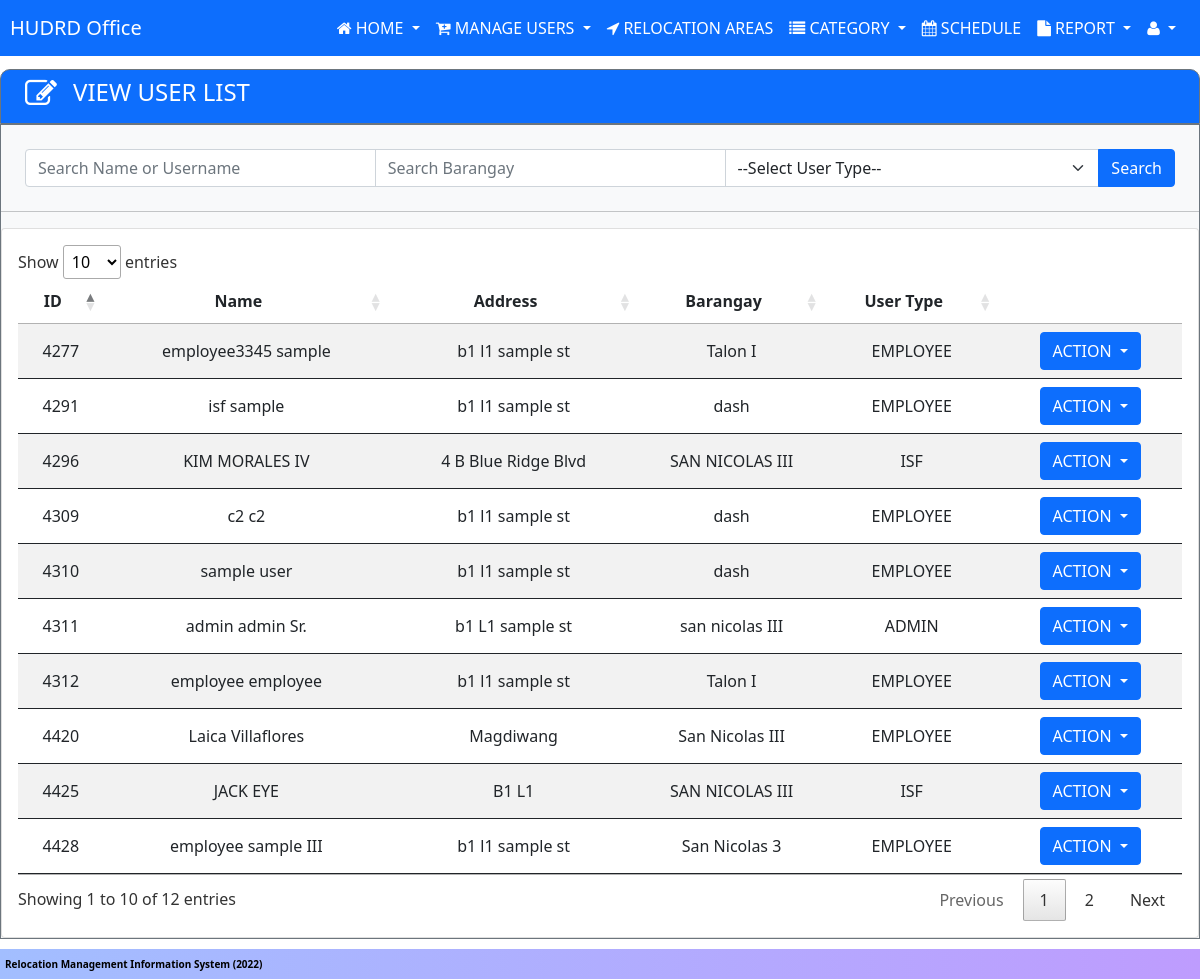
The app's page /userData/hudrd/hudrd-viewUsers.php (signed in), older data.
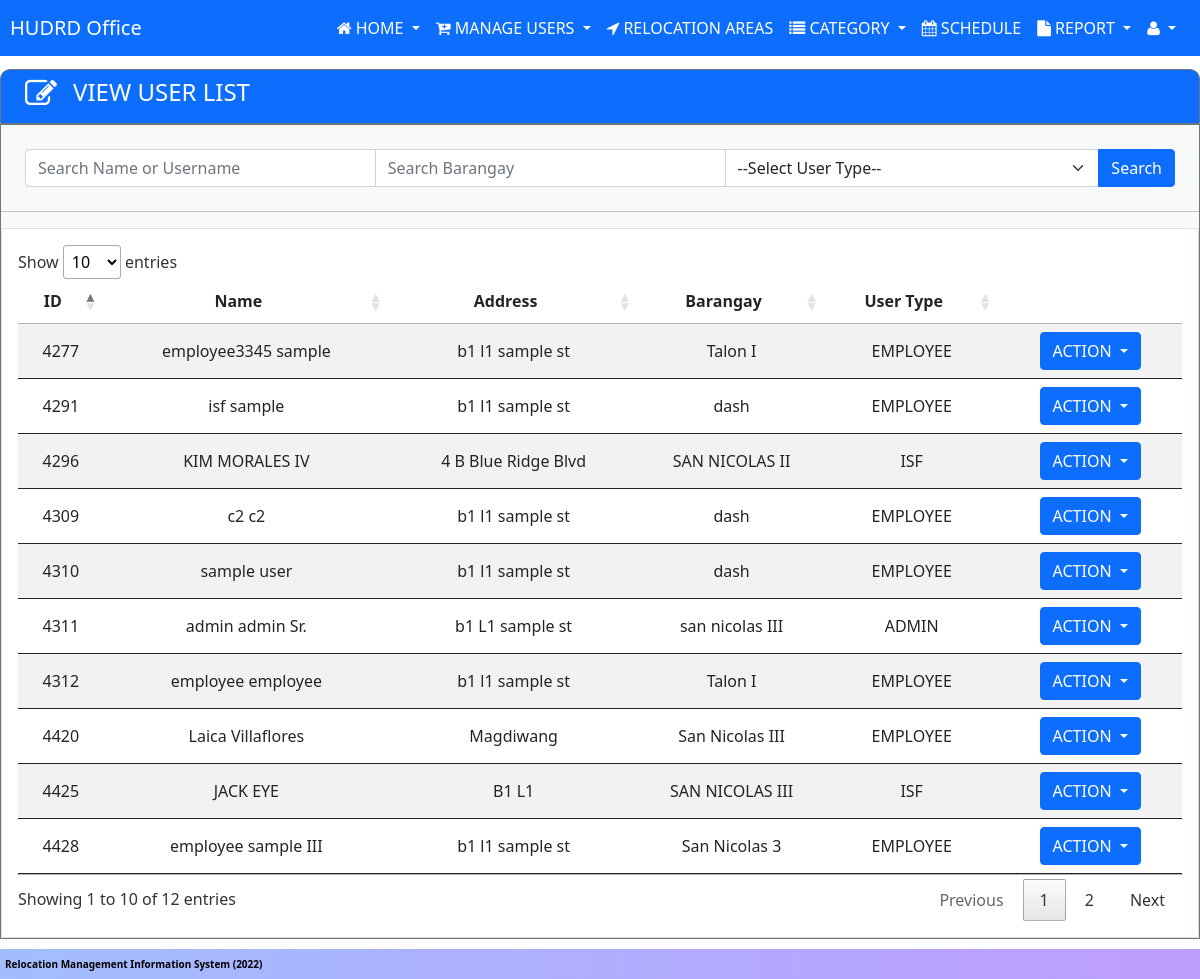
The same page, newer data.
### tables this page shows
CREATE TABLE `tbl_accounts` (
  `acc_id` int(11) NOT NULL AUTO_INCREMENT,
  `user_name` varchar(100) NOT NULL,
  `password` varchar(100) NOT NULL,
  `user_id` int(11) NOT NULL,
  PRIMARY KEY (`acc_id`),
  KEY `fk_acc_user_id` (`user_id`),
  CONSTRAINT `fk_acc_user_id` FOREIGN KEY (`user_id`) REFERENCES `tbl_users` (`user_id`) ON DELETE CASCADE ON UPDATE CASCADE
);

CREATE TABLE `tbl_users` (
  `user_id` int(11) NOT NULL AUTO_INCREMENT,
  `fname` varchar(100) NOT NULL,
  `mname` varchar(100) NOT NULL,
  `lname` varchar(100) NOT NULL,
  `ename` varchar(50) NOT NULL,
  `detailed_add` varchar(100) NOT NULL,
  `barangay` varchar(100) NOT NULL,
  `city` varchar(100) NOT NULL,
  `gender` varchar(255) NOT NULL,
  `age` int(11) NOT NULL,
  `bday` date NOT NULL,
  `contact_no` varchar(50) NOT NULL,
  `email` varchar(100) NOT NULL,
  `resetCode` varchar(10) NOT NULL,
  `user_type` varchar(50) NOT NULL,
  PRIMARY KEY (`user_id`)
);

### includes/viewUserListModal.php (the view, shortened to what the changed rows need)
<div class="dropdown">
    <button class="btn btn-primary dropdown-toggle" id="dropdownMenu1" type="button" data-bs-toggle="dropdown">
        ACTION
    </button>
</div>

### userData/hudrd/hudrd-viewUsers.php (shortened to what the changed rows need)
<?php include '../../includes/header.php';
?>
<div class="bg-light  me-auto ms-auto border-1 border-secondary border" style="min-height: 72vh;">
    <div class="card">
        <div class="card-body ">
            <table class=" table table-hover table-striped  table-responsive nowrap w-100" id="example">
                <thead>
                    <tr class="text-center">
                        <th>ID</th>
                        <th>Name</th>
                        <th>Address</th>
                        <th>Barangay</th>
                        <th>User Type</th>
                        <th></th>
                    </tr>
                </thead>
                <tbody>
                    <?php
                    require_once '../../includes/conn.php';
                    if (isset($_POST['submitSearch'])) {
                        $searchName = $conn->real_escape_string($_POST['searchKey']);
                        $searchBarangay = $conn->real_escape_string($_POST['barangay_filter']);
                        $searchType = $conn->real_escape_string($_POST['user_type_filter']);
                        $sql = "SELECT tbl_users.user_id,tbl_users.fname,tbl_users.mname,tbl_users.lname,tbl_users.ename,tbl_users.detailed_add,tbl_users.barangay,tbl_users.city,tbl_users.gender,tbl_users.bday,tbl_users.age,tbl_users.contact_no,tbl_users.email,tbl_users.user_type,tbl_accounts.user_name,tbl_employees.job_position,tbl_employees.job_description,tbl_employees.hire_date,tbl_employees.salary FROM tbl_users INNER JOIN tbl_accounts ON tbl_users.user_id = tbl_accounts.user_id LEFT OUTER JOIN tbl_employees ON tbl_users.user_id = tbl_employees.user_id";
                        $condition = array();
                        if (!empty($searchName)) {
                            array_push($condition, "(tbl_users.fname LIKE '%$searchName%' OR tbl_users.lname LIKE '%$searchName%' OR tbl_users.ename LIKE '%$searchName%' OR tbl_accounts.user_name LIKE '%$searchName%' OR CONCAT(fname,' ',lname) LIKE '%$searchName%' OR CONCAT(fname,' ',lname,' ',ename) LIKE '%$searchName%' )");
                        }
                        if (!empty($searchBarangay)) {
                            array_push($condition, "tbl_users.barangay LIKE '%$searchBarangay%' ");
                        }
                        if (!empty($searchType)) {
                            array_push($condition, "tbl_users.user_type = '$searchType'");
                        }
                        $query = $sql;
                        if (count($condition) > 0) {
                            $query .= " WHERE " . implode(' AND ', $condition);
                        }
                        $result = $conn->query($query);
                        if (mysqli_num_rows($result) > 0) {
                            while ($row = $result->fetch_assoc()) :
                    ?>
                    <tr>
                        <td><?php echo $row['user_id'] ?></td>
                        <td><?php echo $row['fname'] . " " . $row['lname'] . " " . $row['ename'] ?></td>
                        <td><?php echo $row['detailed_add'] ?></td>
                        <td><?php echo $row['barangay'] ?></td>
                        <td><?php echo $row['user_type'] ?></td>
                        <td class="text-center">
                            <?php include "../../includes/viewUserListModal.php" ?>
                        </td>
                    </tr>
                    <?php
                            endwhile;
                        } else {
                            echo '<td colspan="5" class=" text-danger text-center">
                    NO RECORDS FOUND
                    </td>';
                        }
                        ?>
                    <?php
                    } else {
                        $query = $conn->query("SELECT tbl_users.user_id,tbl_users.fname,tbl_users.mname,tbl_users.lname,tbl_users.ename,tbl_users.detailed_add,tbl_users.barangay,tbl_users.city,tbl_users.gender,tbl_users.bday,tbl_users.age,tbl_users.contact_no,tbl_users.email,tbl_users.user_type,tbl_accounts.user_name,tbl_employees.job_position,tbl_employees.job_description,tbl_employees.hire_date,tbl_employees.salary FROM tbl_users INNER JOIN tbl_accounts ON tbl_users.user_id = tbl_accounts.user_id LEFT OUTER JOIN tbl_employees ON tbl_users.user_id = tbl_employees.user_id");
                        if (mysqli_num_rows($query) > 0) {
                            while ($row = mysqli_fetch_array($query)) :
                        ?>
                    <tr>
                        <td><?php echo $row['user_id'] ?></td>
                        <td><?php echo $row['fname'] . " " . $row['lname'] . " " . $row['ename'] ?></td>
                        <td><?php echo $row['detailed_add'] ?></td>
                        <td><?php echo $row['barangay'] ?></td>
                        <td><?php echo $row['user_type'] ?></td>
                        <td class="text-center">
                            <?php include "../../includes/viewUserListModal.php" ?>
                        </td>
                    </tr>
                    <?php
                            endwhile;
                        } else {
                            echo '<td colspan="5" class=" text-danger text-center">
                    NO RECORDS FOUND
                    </td>';
                        }
                    }
                    ?>
                </tbody>
            </table>
        </div>
    </div>
</div>
<?php include '../../includes/footer.php'; ?>

Row changes from the older to the newer data that the page shows:
changed through a linked row, tbl_accounts "KIM": user.barangay "SAN NICOLAS III" → "SAN NICOLAS II"
